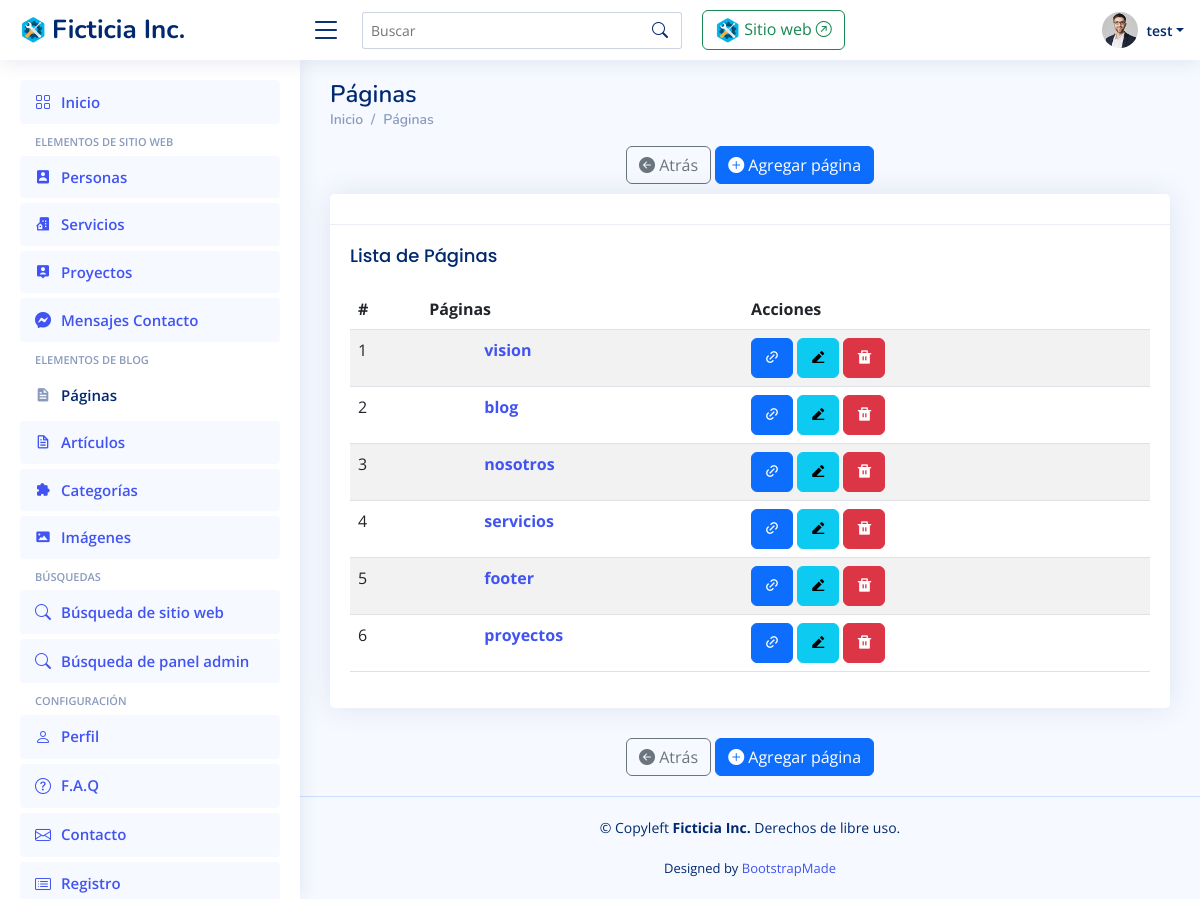
Screenshot of /panel/listar_paginas/ (signed in) with the database file from the repository.
### panel/models.py (models this page shows, shortened)
class Pagina_Model(models.Model):
    name = models.CharField(max_length=250, default='Sin nombre', verbose_name='Nombre')
    title = models.CharField(max_length=250, default='Sin título', verbose_name='Título')
    subtitle = models.CharField(max_length=250, null=True, blank=True, verbose_name='Subtítulo')
    abstract = RichTextField(null=True, blank=True, verbose_name='Resumen')
    content = RichTextField(verbose_name='Contenido')
    date = models.DateTimeField(null=True, blank=True, verbose_name='Fecha')
    created = models.DateTimeField(auto_now_add=True, null=True, blank=True, verbose_name='Fecha de creación')
    updated = models.DateTimeField(auto_now=True, null=True, blank=True, verbose_name='Fecha de última modificación')
    class Meta:
        verbose_name = 'Página'
        verbose_name_plural = 'Páginas'
        ordering = ['id']

### panel/views.py (the view)
# urls.py: path('listar_paginas/', panel.views.listar_paginas, name='listar_paginas'),
@login_required(login_url='entrar')
def listar_paginas(request, *args, **kwargs):
    object_list = Pagina_Model.objects.all() # Lista de objetos
    context = {
        'page' : 'Páginas',
        'icon' : 'bx bxs-file',
        'singular' : 'página',
        'plural' : 'páginas',
        'url_listar' : 'panel:listar_paginas',
        'url_crear' : 'panel:crear_pagina',
        'url_ver' : 'panel:ver_pagina',
        'url_editar' : 'panel:modificar_pagina',
        'url_eliminar' : 'panel:eliminar_pagina',
        'object_list': object_list
    }
    return render(request, 'panel/generic_list.html', context)

### panel/templates/panel/generic_list.html (shortened to what this page needs)
{% extends "panel/base_admin.html" %}
{% load static %}
{% block content %}
<main id="main" class="main">
  <div class="pagetitle">
  <h1>{{ page }}</h1>
    {% include 'panel/breadcrumb.html' %}
    {% include 'panel/add_menu.html' %}
  </div>
  <section class="section">
    <div class="row">
      <div class="col-lg-12">
        {% if object_list %}
          <div class="card">
            <div class="card-header">
            </div>
            <div class="card-body">
              <h5 class="card-title">Lista de {{ plural|capfirst }}</h5>
              <table class="table table-striped">
                <thead>
                  <tr>
                    <th>#</th>
                    <th>{{ plural|capfirst }}</th>
                    <th>Acciones</th>
                  </tr>
                </thead>
                <tbody>
                  {% for item in object_list %}
                  <tr>
                    <td> {{ item.id }} </td>
                    <td>
                      <div class="row">
                        <div class="col-md-2">
                        </div>
                        <div class="col-md-10">
                          <p>
                            <a href="{% url url_ver item.id %}"> <strong>{{ item.name }}</strong></a> <br />
                          </p>
                        </div>
                      </div>
                    </td>
                    <td>
                      {% include 'panel/acciones_listar.html' %}
                    </td>
                  </tr>
                  {% endfor %}
                </tbody>
              </table>
            </div>
          </div>
        {% else %}
          <div class="alert alert-warning fade show" role="alert">
            No existen registros.
          </div>
        {% endif %}
      </div>
      {% include 'panel/add_menu.html' %}
    </div>
  </section>
</main>
{% endblock content %}

### panel/templates/panel/header.html (shortened to what this page needs)
{% load static %}
    <header id="header" class="header fixed-top d-flex align-items-center">
        <div class="d-flex align-items-center justify-content-between">
        <a href="{% url 'panel:app_panel_index' %}" class="logo d-flex align-items-center">
            <img src="{% static 'img/logo.png' %}" alt="">
            <span class="d-none d-lg-block">Ficticia Inc.</span>
        </a>
        <i class="bi bi-list toggle-sidebar-btn"></i>
        </div>
        <div class="search-bar">
            <form class="search-form d-flex align-items-center" method="POST" action="{% url 'panel:resultados_busqueda' %}">
                <input type="text" name="name" placeholder="Buscar" title="Ingrese términos de búsqueda">
                <button type="submit" title="Buscar"><i class="bi bi-search"></i></button>
            </form>
        </div>
        <div class="header-nav">
            <a href="{% url 'app_blog_index' %}" class="btn btn-outline-success" target="_blank">
                <img src="{% static 'img/logo.png' %}" alt="Sitio web" height="25"/>
                    Sitio web <i class="bi bi-arrow-up-right-circle"></i>
                </a>
        </div>
        <nav class="header-nav ms-auto">
            <ul class="d-flex align-items-center">
                <li class="nav-item dropdown pe-3">
                    <a class="nav-link nav-profile d-flex align-items-center pe-0" href="#" data-bs-toggle="dropdown">
                        <img src="{% static 'img/profile-img.jpg' %}" alt="Profile" class="rounded-circle">
                        <span class="d-none d-md-block dropdown-toggle ps-2">{{ request.user }}</span>
                    </a>
                </li>
            </ul>
        </nav>
    </header>

### panel/templates/panel/acciones_listar.html
    <a href="{% url url_ver item.id %}" class="btn btn-primary btn-round btn-icon waves-effect waves-classic" title="Revisar" data-toggle="tooltip" data-original-title="Revisar">
        <i class="ri-link-m"></i></a>
    <a href="{% url url_editar item.id %}" class="btn btn-info btn-round btn-icon waves-effect waves-classic" title="Editar" data-toggle="tooltip" data-original-title="Editar">
        <i class="ri-edit-2-fill"></i></a>
    <a href="{% url url_eliminar item.id %}" class="btn btn-danger btn-round btn-icon waves-effect waves-classic" title="Eliminar" data-toggle="tooltip" data-original-title="Eliminar">
        <i class="ri-delete-bin-fill"></i></a>

### panel/static/css/style.css (style rules this page uses)
:root { scroll-behavior: smooth; }
body { font-family: "Open Sans", sans-serif; background: #f6f9ff; color: #444444; }
a { color: #4154f1; text-decoration: none; }
h1, h2, h3, h4, h5, h6 { font-family: "Nunito", sans-serif; }
#main { margin-top: 60px; padding: 20px 30px; transition: all 0.3s; }
.pagetitle { margin-bottom: 10px; }
.pagetitle h1 { font-size: 24px; margin-bottom: 0; font-weight: 600; color: #012970; }
.card { margin-bottom: 30px; border: none; border-radius: 5px; box-shadow: 0px 0 30px rgba(1, 41, 112, 0.1); }
.card-header, .card-footer { border-color: #ebeef4; background-color: #fff; color: #798eb3; padding: 15px; }
.card-title { padding: 20px 0 15px 0; font-size: 18px; font-weight: 500; color: #012970; font-family: "Poppins", sans-serif; }
.card-body { padding: 0 20px 20px 20px; }
.logo { line-height: 1; }
@media (min-width: 1200px) { .logo { width: 280px; } }
.logo img { max-height: 26px; margin-right: 6px; }
.logo span { font-size: 26px; font-weight: 700; color: #012970; font-family: "Nunito", sans-serif; }
.header { transition: all 0.5s; z-index: 997; height: 60px; box-shadow: 0px 2px 20px rgba(1, 41, 112, 0.1); background-color: #fff; padding-left: 20px; }
.header .toggle-sidebar-btn { font-size: 32px; padding-left: 10px; cursor: pointer; color: #012970; }
.header .search-bar { min-width: 360px; padding: 0 20px; }
.header .search-form { width: 100%; }
.header .search-form input { border: 0; font-size: 14px; color: #012970; border: 1px solid rgba(1, 41, 112, 0.2); padding: 7px 38px 7px 8px; border-radius: 3px; transition: 0.3s; width: 100%; }
.header .search-form button { border: 0; padding: 0; margin-left: -30px; background: none; }
.header .search-form button i { color: #012970; }
.header-nav ul { list-style: none; }
.header-nav>ul { margin: 0; padding: 0; }
.header-nav .nav-profile { color: #012970; }
.header-nav .nav-profile img { max-height: 36px; }
.header-nav .nav-profile span { font-size: 14px; font-weight: 600; }
@media (min-width: 1200px) { #main, #footer { margin-left: 300px; } }

### rows the page displays
Pagina_Model: id "1", name "vision"
Pagina_Model: id "2", name "blog"
Pagina_Model: id "3", name "nosotros"
Pagina_Model: id "4", name "servicios"
Pagina_Model: id "5", name "footer"
Pagina_Model: id "6", name "proyectos"

### other values shown
{{ request.user }} "test"
{{ page }} "Páginas"
{{ singular }} "página página"
{{ plural|capfirst }} "Páginas"
